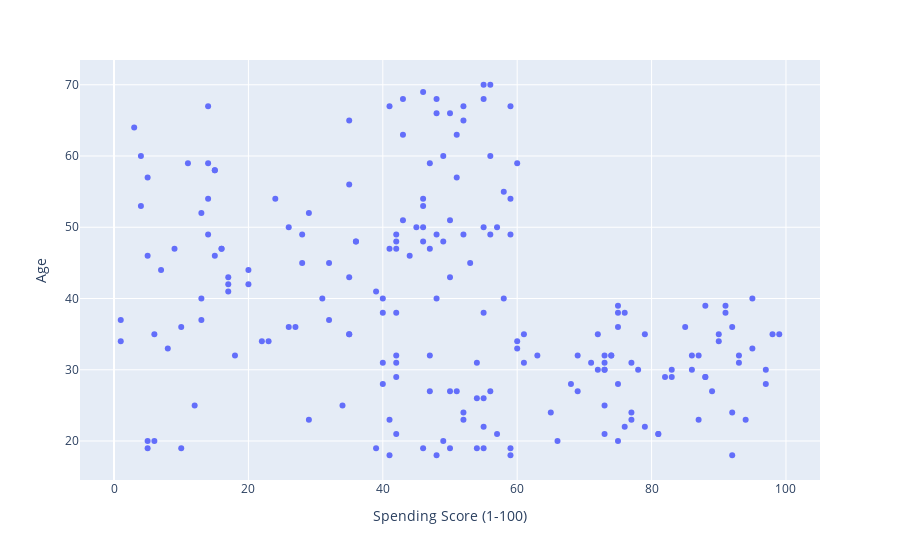

This figure's notebook cell:
### Code cell
fig = px.scatter(df_1,x='Spending Score (1-100)',y='Age')
fig.show()

### Figure 1 — Plotly figure (JSON) as saved in the notebook; plotly's stock layout.template omitted (floating-point values rounded to 4 significant figures; data arrays with more than 128 entries replaced by an {"elided": "..."} marker saying what was removed)
{"data": [{"hovertemplate": "Spending Score (1-100)=%{x}<br>Age=%{y}<extra></extra>", "legendgroup": "", "marker": {"color": "#636efa", "symbol": "circle"}, "mode": "markers", "name": "", "orientation": "v", "showlegend": false, "type": "scatter", "x": {"elided": "200 int values"}, "xaxis": "x", "y": {"elided": "200 int values"}, "yaxis": "y"}], "layout": {"legend": {"tracegroupgap": 0}, "margin": {"t": 60}, "xaxis": {"anchor": "y", "domain": [0, 1], "title": {"text": "Spending Score (1-100)"}}, "yaxis": {"anchor": "x", "domain": [0, 1], "title": {"text": "Age"}}}}
